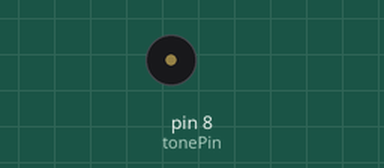
Simulated run of this sketch. Board: Arduino Uno, built with avr-gcc and run on an emulated ATmega328P. Shown: buzzer (waves = sounding).

Above: at 1.4 s.
At 2.64 s:
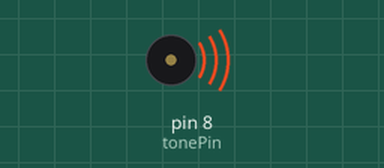
Timing chart, 0 to 3.5 s (numbered marks = the images above):
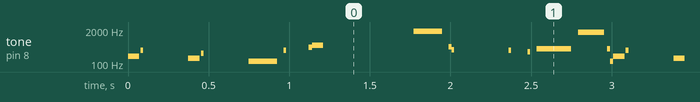

The sketch:

gameover.ino
```cpp
// Credit:
// Midi to Arduino Converter
//     - Andy Tran (extramaster), 2015
// https://www.extramaster.net/tools/midiToArduino/
//
// Process:
// Midi -> Midi tracks -> Note mappings -> Frequency
//
// CC0

// Set this to be the pin that your buzzer resides in. (Note that you can only have one buzzer actively using the PWM signal at a time).
int tonePin = 8;
void setup() {

}

void midi() {

    tone(tonePin, 195, 71.4285714286);
    delay(79.3650793651);
    tone(tonePin, 329, 17.8571428571);
    delay(19.8412698413);
    delay(218.253968254);
    delay(19.8412698413);
    delay(39.6825396825);
    tone(tonePin, 164, 71.4285714286);
    delay(79.3650793651);
    tone(tonePin, 261, 17.8571428571);
    delay(19.8412698413);
    delay(238.095238095);
    delay(19.8412698413);
    delay(19.8412698413);
    tone(tonePin, 130, 178.571428571);
    delay(198.412698413);
    delay(19.8412698413);
    tone(tonePin, 329, 17.8571428571);
    delay(19.8412698413);
    delay(19.8412698413);
    delay(119.047619048);
    tone(tonePin, 440, 17.8571428571);
    delay(19.8412698413);
    tone(tonePin, 523, 71.4285714286);
    delay(79.3650793651);
    delay(19.8412698413);
    delay(59.5238095238);
    delay(39.6825396825);
    delay(138.888888889);
    delay(19.8412698413);
    delay(238.095238095);
    delay(39.6825396825);
    tone(tonePin, 1760, 178.571428571);
    delay(198.412698413);
    delay(19.8412698413);
    tone(tonePin, 466, 17.8571428571);
    delay(19.8412698413);
    tone(tonePin, 349, 17.8571428571);
    delay(19.8412698413);
    delay(198.412698413);
    delay(19.8412698413);
    delay(39.6825396825);
    delay(79.3650793651);
    tone(tonePin, 329, 17.8571428571);
    delay(19.8412698413);
    delay(19.8412698413);
    delay(79.3650793651);
    tone(tonePin, 293, 17.8571428571);
    delay(19.8412698413);
    delay(39.6825396825);
    tone(tonePin, 391, 214.285714286);
    delay(238.095238095);
    delay(19.8412698413);
    tone(tonePin, 1661, 160.714285714);
    delay(178.571428571);
    tone(tonePin, 391, 17.8571428571);
    delay(19.8412698413);
    tone(tonePin, 130, 17.8571428571);
    delay(19.8412698413);

}

void loop() {
    // Play midi
    midi();
}
```

Measured:
- by itself, tone on pin 8 (tonePin): plays 195 Hz for 0.07 s, 329 Hz for 0.02 s, 164 Hz for 0.07 s, 261 Hz for 0.02 s, 130 Hz for 0.18 s, 329 Hz for 0.02 s … (735 notes in this stretch)
